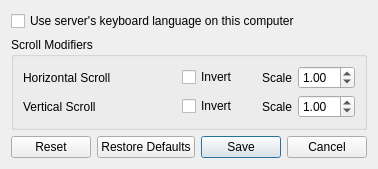
<?xml version="1.0" encoding="UTF-8"?>
<ui version="4.0">
 <class>ClientConfigDialog</class>
 <widget class="QDialog" name="ClientConfigDialog">
  <property name="sizePolicy">
   <sizepolicy hsizetype="Maximum" vsizetype="Maximum">
    <horstretch>0</horstretch>
    <verstretch>0</verstretch>
   </sizepolicy>
  </property>
  <property name="windowTitle">
   <string>Client Configuration</string>
  </property>
  <layout class="QVBoxLayout" name="verticalLayout">
   <item>
    <widget class="QCheckBox" name="cbLanguageSync">
     <property name="text">
      <string>Use server's keyboard language on this computer</string>
     </property>
    </widget>
   </item>
   <item>
    <widget class="QGroupBox" name="groupBox">
     <property name="title">
      <string>Scroll Modifiers</string>
     </property>
     <layout class="QGridLayout" name="gridLayout">
      <item row="5" column="2">
       <widget class="QCheckBox" name="cbYScrollInvert">
        <property name="text">
         <string>Invert</string>
        </property>
       </widget>
      </item>
      <item row="1" column="2">
       <widget class="QCheckBox" name="cbXScrollInvert">
        <property name="text">
         <string>Invert</string>
        </property>
       </widget>
      </item>
      <item row="5" column="4">
       <layout class="QHBoxLayout" name="horizontalLayout_2">
        <item>
         <widget class="QLabel" name="lblScrollSpeed">
          <property name="sizePolicy">
           <sizepolicy hsizetype="Maximum" vsizetype="Preferred">
            <horstretch>0</horstretch>
            <verstretch>0</verstretch>
           </sizepolicy>
          </property>
          <property name="text">
           <string>Scale</string>
          </property>
         </widget>
        </item>
        <item>
         <widget class="QDoubleSpinBox" name="sbYScrollScale">
          <property name="sizePolicy">
           <sizepolicy hsizetype="Maximum" vsizetype="Fixed">
            <horstretch>0</horstretch>
            <verstretch>0</verstretch>
           </sizepolicy>
          </property>
          <property name="accelerated">
           <bool>true</bool>
          </property>
          <property name="correctionMode">
           <enum>QAbstractSpinBox::CorrectionMode::CorrectToNearestValue</enum>
          </property>
          <property name="minimum">
           <double>0.100000000000000</double>
          </property>
          <property name="maximum">
           <double>10.000000000000000</double>
          </property>
          <property name="singleStep">
           <double>0.100000000000000</double>
          </property>
          <property name="value">
           <double>1.000000000000000</double>
          </property>
         </widget>
        </item>
       </layout>
      </item>
      <item row="1" column="4">
       <layout class="QHBoxLayout" name="horizontalLayout_3">
        <item>
         <widget class="QLabel" name="lblXScrollSpeed">
          <property name="sizePolicy">
           <sizepolicy hsizetype="Maximum" vsizetype="Preferred">
            <horstretch>0</horstretch>
            <verstretch>0</verstretch>
           </sizepolicy>
          </property>
          <property name="text">
           <string>Scale</string>
          </property>
         </widget>
        </item>
        <item>
         <widget class="QDoubleSpinBox" name="sbXScrollScale">
          <property name="sizePolicy">
           <sizepolicy hsizetype="Maximum" vsizetype="Fixed">
            <horstretch>0</horstretch>
            <verstretch>0</verstretch>
           </sizepolicy>
          </property>
          <property name="accelerated">
           <bool>true</bool>
          </property>
          <property name="correctionMode">
           <enum>QAbstractSpinBox::CorrectionMode::CorrectToNearestValue</enum>
          </property>
          <property name="minimum">
           <double>0.100000000000000</double>
          </property>
          <property name="maximum">
           <double>10.000000000000000</double>
          </property>
          <property name="singleStep">
           <double>0.100000000000000</double>
          </property>
          <property name="value">
           <double>1.000000000000000</double>
          </property>
         </widget>
        </item>
       </layout>
      </item>
      <item row="1" column="0" colspan="2">
       <widget class="QLabel" name="lblHScroll">
        <property name="text">
         <string>Horizontal Scroll</string>
        </property>
       </widget>
      </item>
      <item row="5" column="0" colspan="2">
       <widget class="QLabel" name="lblVScroll">
        <property name="text">
         <string>Vertical Scroll</string>
        </property>
       </widget>
      </item>
     </layout>
    </widget>
   </item>
   <item>
    <widget class="QDialogButtonBox" name="buttonBox">
     <property name="orientation">
      <enum>Qt::Orientation::Horizontal</enum>
     </property>
     <property name="standardButtons">
      <set>QDialogButtonBox::StandardButton::Cancel|QDialogButtonBox::StandardButton::Reset|QDialogButtonBox::StandardButton::RestoreDefaults|QDialogButtonBox::StandardButton::Save</set>
     </property>
    </widget>
   </item>
  </layout>
 </widget>
 <resources/>
 <connections/>
</ui>
